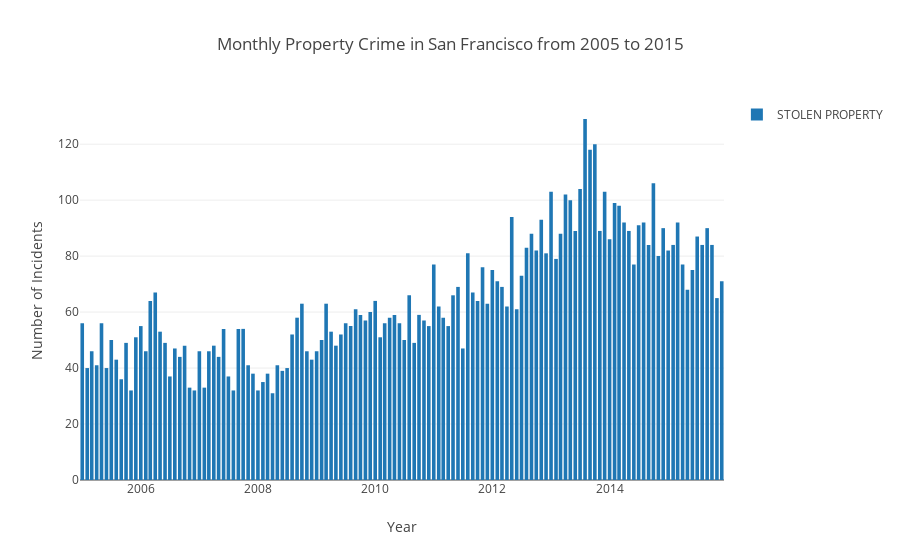

Notebook code cell kept with this figure:
### Markdown cell above
### 3) Bar charts

### Code cell
data = []
for crime in ['STOLEN PROPERTY']:
    df = crime_data.loc[crime_data['Category']==crime, ].sort_values('Date')
    
    trace = go.Bar(
    x = df['Date'],
    y = df['IncidntNum'],
    name = crime,
    )
    
    data.append(trace)

layout = go.Layout(title = 'Monthly Property Crime in San Francisco from 2005 to 2015',
              xaxis = dict(title = 'Year'),
              yaxis = dict(title = 'Number of Incidents'),
              barmode='bar',
              showlegend=True)

fig = go.Figure(data=data, layout=layout)
iplot(fig, filename='bar')

### Figure 1 — Plotly figure (JSON) as saved in the notebook; plotly's stock layout.template omitted (floating-point values rounded to 4 significant figures; data arrays with more than 128 entries replaced by an {"elided": "..."} marker saying what was removed)
{"data": [{"name": "STOLEN PROPERTY", "type": "bar", "x": {"elided": "132 str values"}, "y": {"elided": "132 int values"}}], "layout": {"barmode": "bar", "showlegend": true, "title": "Monthly Property Crime in San Francisco from 2005 to 2015", "xaxis": {"title": "Year"}, "yaxis": {"title": "Number of Incidents"}}}
